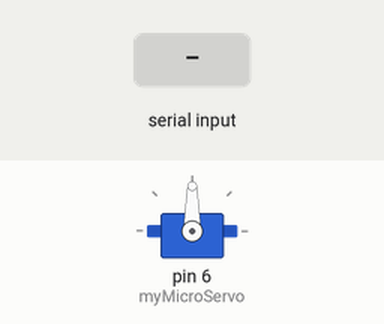
Recording of a sketch running on a simulated Arduino Uno, built with avr-gcc and run on an emulated ATmega328P. On the bench: servo. The test bench sets the inputs (shaded band).

Above: at 1.2 s.
1.3 s: "c" received over the second serial link
At 1.9 s:
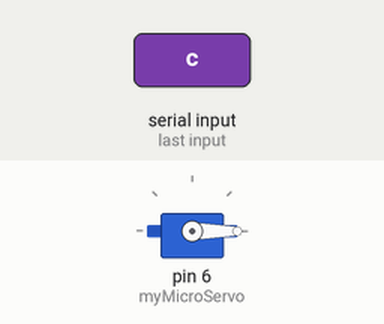
2.9 s: "o" received over the second serial link
At 4.3 s:
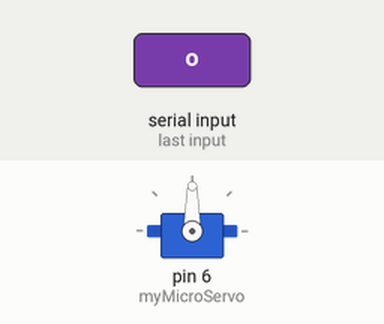
Timing chart, 0 to 5.9 s (numbered marks = the images above; inputs shaded):
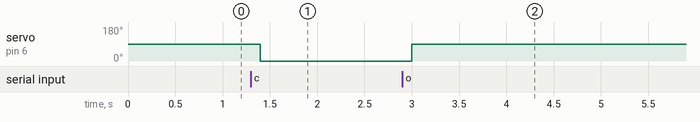

The sketch:

sketch-smart-gate-controled-by-smartphone.ino
```cpp
#include <Servo.h>
#include <SoftwareSerial.h>

SoftwareSerial hc06(2,3);
Servo myMicroServo;
char receivedChar;

void setup()
{
  hc06.begin(9600);
  myMicroServo.attach(6);
}

void loop()
{
  if(hc06.available()>0)
  {
    receivedChar=hc06.read();
  	delay(100);

  	if (receivedChar=='o') {
      myMicroServo.write(90);
      hc06.write("open");
  	} else if (receivedChar=='c') {
      myMicroServo.write(0);
      hc06.write("close");
  	}
  	delay(1000);
  }
}
```

Measured:
- after the input at 1.3 s, servo on pin 6 (myMicroServo): 90° → 0° after 0.10 s
- after the input at 2.9 s, servo on pin 6 (myMicroServo): 0° → 90° after 0.10 s
